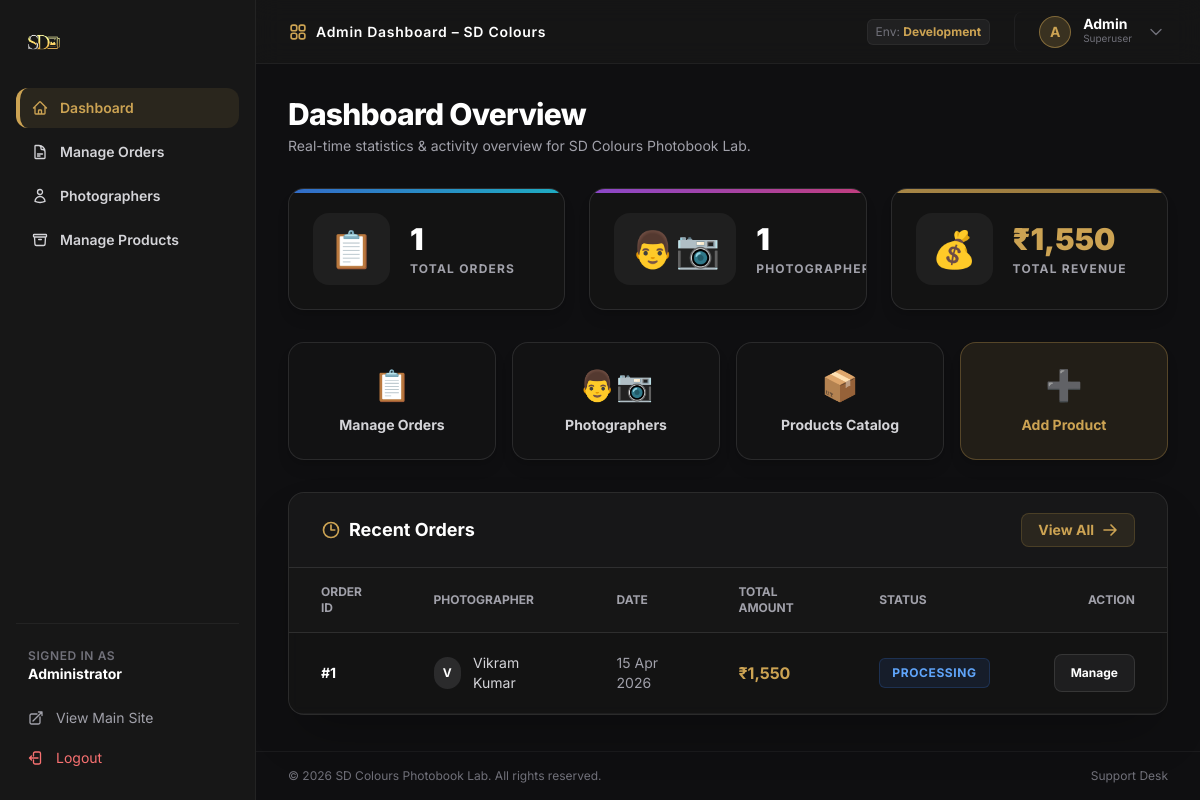
/admin/index.php (signed in), run on the app's committed database.
### tables this page shows
CREATE TABLE IF NOT EXISTS `orders` (
  `id` int(10) UNSIGNED NOT NULL AUTO_INCREMENT,
  `photographer_id` int(10) UNSIGNED NOT NULL,
  `status` enum('pending','processing','shipped','delivered','cancelled') NOT NULL DEFAULT 'pending',
  `total` decimal(10,2) NOT NULL DEFAULT 0.00,
  `notes` text DEFAULT NULL,
  `admin_notes` text DEFAULT NULL,
  `created_at` datetime NOT NULL DEFAULT current_timestamp(),
  `updated_at` datetime NOT NULL DEFAULT current_timestamp() ON UPDATE current_timestamp(),
  PRIMARY KEY (`id`),
  KEY `fk_orders_user` (`photographer_id`),
  CONSTRAINT `fk_orders_user` FOREIGN KEY (`photographer_id`) REFERENCES `users` (`id`) ON DELETE CASCADE ON UPDATE CASCADE
);

CREATE TABLE IF NOT EXISTS `users` (
  `id` int(10) UNSIGNED NOT NULL AUTO_INCREMENT,
  `name` varchar(150) NOT NULL,
  `email` varchar(200) NOT NULL,
  `password_hash` varchar(255) NOT NULL,
  `role` enum('admin','photographer') NOT NULL DEFAULT 'photographer',
  `phone` varchar(20) DEFAULT NULL,
  `studio_name` varchar(200) DEFAULT NULL,
  `city` varchar(100) DEFAULT NULL,
  `status` enum('pending','approved','rejected') NOT NULL DEFAULT 'pending',
  `created_at` datetime NOT NULL DEFAULT current_timestamp(),
  PRIMARY KEY (`id`),
  UNIQUE KEY `email` (`email`)
);

### admin/index.php (the view, shortened to what this page needs)
<?php
$db = getDB();
$totalOrders = $db->query("SELECT COUNT(*) FROM orders")->fetchColumn();
$totalPhotographers = $db->query("SELECT COUNT(*) FROM users WHERE role='photographer'")->fetchColumn();
$totalRevenue = $db->query("SELECT COALESCE(SUM(total),0) FROM orders WHERE status != 'cancelled'")->fetchColumn();
$recentOrders = $db->query("SELECT o.*, u.name as photographer_name FROM orders o JOIN users u ON o.photographer_id=u.id ORDER BY o.created_at DESC LIMIT 8")->fetchAll();
require_once '../includes/admin_header.php';
?>
<div class="mb-8">
  <h1 class="text-3xl font-extrabold text-white tracking-tight">Dashboard Overview</h1>
  <p class="text-zinc-400 text-sm mt-1">Real-time statistics & activity overview for SD Colours Photobook Lab.</p>
</div>
<div class="grid grid-cols-1 md:grid-cols-3 gap-6 mb-8">
  <div class="bg-secondary/60 border border-white/10 rounded-2xl p-6 flex items-center gap-5 relative overflow-hidden group hover:border-primary/30 transition-colors shadow-lg">
    <div class="absolute top-0 left-0 w-full h-1 bg-gradient-to-r from-blue-500 to-cyan-400 opacity-80"></div>
    <div class="text-4xl p-4 bg-white/5 rounded-2xl group-hover:scale-110 transition-transform">📋</div>
    <div>
      <div class="text-3xl font-black text-white"><?= $totalOrders ?></div>
      <div class="text-xs font-bold text-zinc-400 uppercase tracking-widest mt-1">Total Orders</div>
    </div>
  </div>
  <div class="bg-secondary/60 border border-white/10 rounded-2xl p-6 flex items-center gap-5 relative overflow-hidden group hover:border-primary/30 transition-colors shadow-lg">
    <div class="absolute top-0 left-0 w-full h-1 bg-gradient-to-r from-purple-500 to-pink-500 opacity-80"></div>
    <div class="text-4xl p-4 bg-white/5 rounded-2xl group-hover:scale-110 transition-transform">👨‍📷</div>
    <div>
      <div class="text-3xl font-black text-white"><?= $totalPhotographers ?></div>
      <div class="text-xs font-bold text-zinc-400 uppercase tracking-widest mt-1">Photographers</div>
    </div>
  </div>
  <div class="bg-secondary/60 border border-white/10 rounded-2xl p-6 flex items-center gap-5 relative overflow-hidden group hover:border-primary/30 transition-colors shadow-lg">
    <div class="absolute top-0 left-0 w-full h-1 bg-gradient-to-r from-primary to-primary-dark opacity-80"></div>
    <div class="text-4xl p-4 bg-white/5 rounded-2xl group-hover:scale-110 transition-transform">💰</div>
    <div>
      <div class="text-3xl font-black text-primary">₹<?= number_format($totalRevenue) ?></div>
      <div class="text-xs font-bold text-zinc-400 uppercase tracking-widest mt-1">Total Revenue</div>
    </div>
  </div>
</div>
<div class="grid grid-cols-2 md:grid-cols-4 gap-4 mb-8">
  <a href="/admin/orders.php" class="bg-secondary/40 hover:bg-secondary/80 border border-white/10 hover:border-primary/50 rounded-2xl p-6 flex flex-col items-center justify-center gap-3 transition-all duration-300 group shadow-lg">
    <div class="text-3xl group-hover:scale-110 transition-transform">📋</div>
    <div class="text-sm font-bold text-zinc-300 group-hover:text-primary">Manage Orders</div>
  </a>
  <a href="/admin/photographers.php" class="bg-secondary/40 hover:bg-secondary/80 border border-white/10 hover:border-primary/50 rounded-2xl p-6 flex flex-col items-center justify-center gap-3 transition-all duration-300 group shadow-lg relative">
    <div class="text-3xl group-hover:scale-110 transition-transform">👨‍📷</div>
    <div class="text-sm font-bold text-zinc-300 group-hover:text-primary flex items-center gap-2">
      Photographers
    </div>
  </a>
  <a href="/admin/products.php" class="bg-secondary/40 hover:bg-secondary/80 border border-white/10 hover:border-primary/50 rounded-2xl p-6 flex flex-col items-center justify-center gap-3 transition-all duration-300 group shadow-lg">
    <div class="text-3xl group-hover:scale-110 transition-transform">📦</div>
    <div class="text-sm font-bold text-zinc-300 group-hover:text-primary">Products Catalog</div>
  </a>
  <a href="/admin/products.php?action=add" class="bg-primary/10 hover:bg-primary/20 border border-primary/30 hover:border-primary/80 rounded-2xl p-6 flex flex-col items-center justify-center gap-3 transition-all duration-300 group shadow-lg">
    <div class="text-3xl group-hover:scale-110 transition-transform">➕</div>
    <div class="text-sm font-bold text-primary">Add Product</div>
  </a>
</div>
<div class="bg-secondary/60 border border-white/10 rounded-2xl overflow-hidden shadow-2xl backdrop-blur-sm">
  <div class="px-8 py-5 border-b border-white/10 flex justify-between items-center bg-white/[0.02]">
    <h2 class="text-lg font-bold text-white flex items-center gap-2">
      <svg xmlns="http://www.w3.org/2000/svg" fill="none" viewBox="0 0 24 24" stroke-width="2" stroke="currentColor" class="w-5 h-5 text-primary">
        <path stroke-linecap="round" stroke-linejoin="round" d="M12 6v6h4.5m4.5 0a9 9 0 1 1-18 0 9 9 0 0 1 18 0Z" />
      </svg>
      Recent Orders
    </h2>
    <a href="/admin/orders.php" class="text-sm text-primary hover:text-white bg-primary/10 hover:bg-primary/30 border border-primary/20 px-4 py-1.5 rounded-lg font-bold flex items-center gap-2 transition-colors">
      View All
      <svg xmlns="http://www.w3.org/2000/svg" fill="none" viewBox="0 0 24 24" stroke-width="2.5" stroke="currentColor" class="w-4 h-4">
        <path stroke-linecap="round" stroke-linejoin="round" d="M13.5 4.5 21 12m0 0-7.5 7.5M21 12H3" />
      </svg>
    </a>
  </div>
  <?php if ($recentOrders): ?>
    <div class="overflow-x-auto">
      <table class="w-full text-sm text-left text-zinc-300">
        <thead class="text-xs uppercase bg-secondary/80 text-zinc-400 font-bold border-b border-white/10">
          <tr>
            <th scope="col" class="px-8 py-4">Order ID</th>
            <th scope="col" class="px-8 py-4">Photographer</th>
            <th scope="col" class="px-8 py-4">Date</th>
            <th scope="col" class="px-8 py-4">Total Amount</th>
            <th scope="col" class="px-8 py-4">Status</th>
            <th scope="col" class="px-8 py-4 text-right">Action</th>
          </tr>
        </thead>
        <tbody>
          <?php foreach ($recentOrders as $o): ?>
            <tr class="border-b border-white/5 hover:bg-white/[0.04] transition-colors">
              <td class="px-8 py-5 font-bold text-white">#<?= $o['id'] ?></td>
              <td class="px-8 py-5 flex items-center gap-3">
                <div class="w-8 h-8 rounded-full bg-white/10 flex items-center justify-center text-xs font-bold text-white uppercase">
                  <?= substr($o['photographer_name'], 0, 1) ?>
                </div>
                <?= htmlspecialchars($o['photographer_name']) ?>
              </td>
              <td class="px-8 py-5 text-zinc-400"><?= date('d M Y', strtotime($o['created_at'])) ?></td>
              <td class="px-8 py-5 font-bold text-primary text-base">₹<?= number_format($o['total']) ?></td>
              <td class="px-8 py-5">
                <?php
                  $statusClasses = [
                    'pending' => 'bg-amber-500/10 text-amber-400 border border-amber-500/20',
                    'processing' => 'bg-blue-500/10 text-blue-400 border border-blue-500/20',
                    'shipped' => 'bg-purple-500/10 text-purple-400 border border-purple-500/20',
                    'delivered' => 'bg-emerald-500/10 text-emerald-400 border border-emerald-500/20',
                    'cancelled' => 'bg-red-500/10 text-red-400 border border-red-500/20',
                  ];
                  $badgeClass = $statusClasses[$o['status']] ?? 'bg-zinc-500/10 text-zinc-400';
                ?>
                <span class="inline-flex px-3 py-1.5 rounded-md text-xs font-bold uppercase tracking-wider <?= $badgeClass ?>">
                  <?= ucfirst($o['status']) ?>
                </span>
              </td>
              <td class="px-8 py-5 text-right">
                <a href="/admin/orders.php?id=<?= $o['id'] ?>" class="text-xs bg-white/5 hover:bg-primary text-white font-bold px-4 py-2.5 rounded-lg transition-colors inline-block border border-white/10 hover:border-primary">
                  Manage
                </a>
              </td>
            </tr>
          <?php endforeach; ?>
        </tbody>
      </table>
    </div>
  <?php endif; ?>
</div>
<?php require_once '../includes/admin_footer.php'; ?>

### includes/admin_header.php (style rules this page uses)
body { font-family: 'Inter', sans-serif; }

### data on the page
orders: id "1", photographer.name "V", photographer.name "Vikram Kumar", created_at "15 Apr 2026", total "1,550", status "PROCESSING"

### other printed values
$pageTitle "Admin Dashboard – SD Colours"
$totalOrders "1"
$totalPhotographers "1"
$totalRevenue "1,550"
